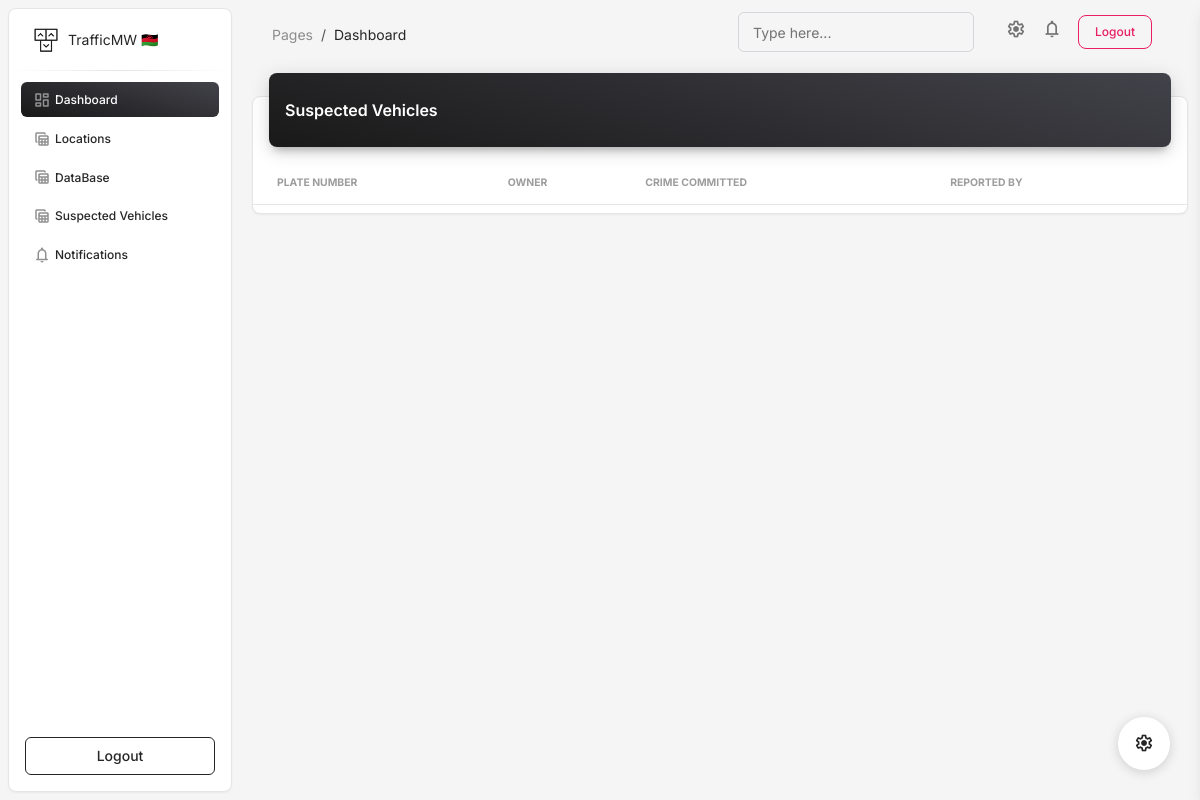
Before: /suspected/ with the older database file.
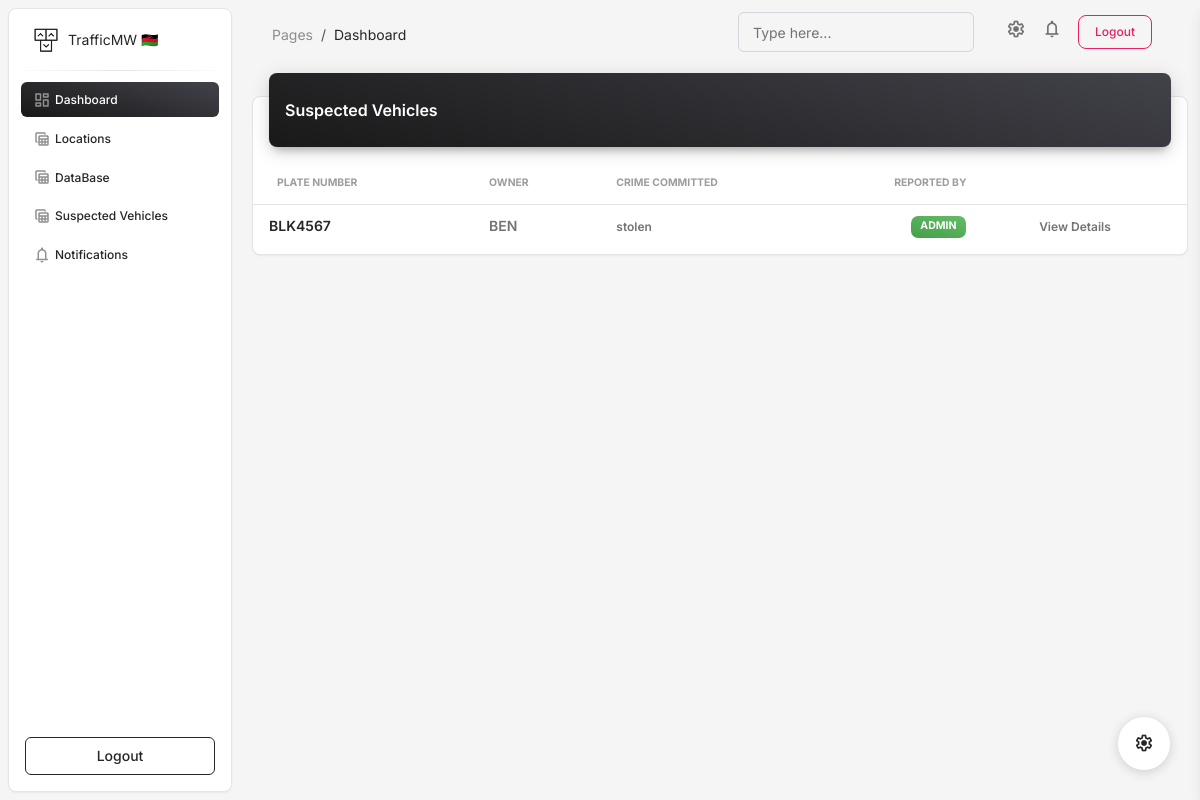
After: the same page with the newer database file.
### core/models.py (models this page shows, shortened)
class SuspectVehicle(models.Model):
    vehicle = models.OneToOneField(Vehicle, on_delete=models.CASCADE, related_name='suspect_details')
    reported_by = models.ForeignKey(User, on_delete=models.SET_NULL, null=True, blank=True, related_name='reported_suspects')
    reason_suspected = models.TextField()  # Detailed reason for suspicion
    crime_committed = models.CharField(max_length=255)  # Short description of the crime
    crime_details = models.TextField(null=True, blank=True)  # Detailed description of the crime
    reported_date = models.DateField(auto_now_add=True)  # When the vehicle was reported
    police_station = models.CharField(max_length=100, null=True, blank=True)  # Station handling the case
    is_active = models.BooleanField(default=True)  # Whether the case is active or resolved

class Vehicle(models.Model):
    plate_number = models.CharField(max_length=20, unique=True)
    owner_name = models.CharField(max_length=100)
    owner_phone = models.CharField(max_length=20)
    owner_address = models.TextField()
    vehicle_type = models.CharField(max_length=50)
    make = models.CharField(max_length=50)
    model = models.CharField(max_length=50)
    year = models.IntegerField()
    color = models.CharField(max_length=30)
    registration_date = models.DateField()
    insurance_expiry = models.DateField()
    last_inspection_date = models.DateField()
    created_at = models.DateTimeField(auto_now_add=True)
    updated_at = models.DateTimeField(auto_now=True)

### core/views.py (the view)
# urls.py: path('suspected/', views.suspected_vehicles, name='suspected_vehicles'),
def suspected_vehicles(request):
    suspected_list = SuspectVehicle.objects.select_related('vehicle').all()
    return render(request, 'suspected_vehicles.html', {'suspected_vehicles': suspected_list})

### core/templates/suspected_vehicles.html (shortened to what this page needs)
{% extends 'base.html' %}
{% load static %}
{% block content %}
<div class="row">
    <div class="col-12">
      <div class="card my-4">
        <div class="card-header p-0 position-relative mt-n4 mx-3 z-index-2">
          <div class="bg-gradient-dark shadow-dark border-radius-lg pt-4 pb-3">
            <h6 class="text-white text-capitalize ps-3">Suspected Vehicles</h6>
          </div>
        </div>
        <div class="card-body px-0 pb-2">
          <div class="table-responsive p-0">
            <table class="table align-items-center mb-0">
              <thead>
                <tr>
                  <th class="text-uppercase text-secondary text-xxs font-weight-bolder opacity-7">Plate Number</th>
                  <th class="text-uppercase text-secondary text-xxs font-weight-bolder opacity-7 ps-2">Owner</th>
                  <th class="text-uppercase text-secondary text-xxs font-weight-bolder opacity-7 ps-2">Crime Committed</th>
                  <th class="text-uppercase text-secondary text-xxs font-weight-bolder text-center opacity-7 ps-2">Reported By</th>
                  <th class="text-secondary opacity-7"></th>
                </tr>
              </thead>
              <tbody>
                {% for suspect in suspected_vehicles %}
                <tr>
                    <td>
                      <div class="d-flex px-2">
                        <div class="my-auto">
                          <h6 class="mb-0 text-sm">{{ suspect.vehicle.plate_number }}</h6>
                        </div>
                      </div>
                    </td>
                    <td>
                      <p class="text-sm font-weight-bold mb-0">{{ suspect.vehicle.owner_name }}</p>
                    </td>
                    <td>
                      <span class="text-xs font-weight-bold">{{ suspect.crime_committed }}</span>
                    </td>
                    <td class="align-middle text-center text-sm">
                        <span class="badge badge-sm bg-gradient-success">{{ suspect.reported_by.username }}</span>
                      </td>
                      <td class="align-middle">
                        <a href="{% url 'vehicle_details' suspect.vehicle.plate_number %}" class="text-secondary font-weight-bold text-xs" data-toggle="tooltip" data-original-title="Edit user">
                          View Details
                        </a>
                    </td>
                </tr>
                {% endfor %}
              </tbody>
            </table>
          </div>
        </div>
      </div>
    </div>
  </div>
      </div>
{% endblock %}

### core/templates/base.html (shortened to what this page needs)
{% load static %}
<!DOCTYPE html>
<html lang="en">
<head>
  <link href="{% static 'assets/css/nucleo-icons.css' %}" rel="stylesheet" />
  <link href="{% static 'assets/css/nucleo-svg.css' %}" rel="stylesheet" />
  <link id="pagestyle" href="{% static 'assets/css/material-dashboard.css' %}" rel="stylesheet" />
</head>
<body class="g-sidenav-show  bg-gray-100">
  <aside class="sidenav navbar navbar-vertical navbar-expand-xs border-radius-lg fixed-start ms-2  bg-white my-2" id="sidenav-main">
    <div class="sidenav-header">
      <a class="navbar-brand px-4 py-3 m-0" href="#" target="_blank">
        <img src="{% static 'assets/img/logo-ct-dark.png' %}" class="navbar-brand-img" width="26" height="26" alt="main_logo">
        <span class="ms-1 text-sm text-dark">TrafficMW 🇲🇼</span>
      </a>
    </div>
    <hr class="horizontal dark mt-0 mb-2">
    <div class="collapse navbar-collapse  w-auto " id="sidenav-collapse-main">
      <ul class="navbar-nav">
        <li class="nav-item">
          <a class="nav-link active bg-gradient-dark text-white" href="{% url 'home' %}">
            <i class="material-symbols-rounded opacity-5">dashboard</i>
            <span class="nav-link-text ms-1">Dashboard</span>
          </a>
        </li>
        <li class="nav-item">
          <a class="nav-link text-dark" href="{% url 'area_list' %}">
            <i class="material-symbols-rounded opacity-5">table_view</i>
            <span class="nav-link-text ms-1">Locations</span>
          </a>
        </li>
        <li class="nav-item">
            <a class="nav-link text-dark" href="{% url 'all_vehicles' %}">
              <i class="material-symbols-rounded opacity-5">table_view</i>
              <span class="nav-link-text ms-1">DataBase</span>
            </a>
          </li>
        <li class="nav-item">
          <a class="nav-link text-dark" href="{% url 'suspected_vehicles' %}">
            <i class="material-symbols-rounded opacity-5">table_view</i>
            <span class="nav-link-text ms-1">Suspected Vehicles</span>
          </a>
        </li>
        <li class="nav-item">
          <a class="nav-link text-dark" href="#">
            <i class="material-symbols-rounded opacity-5">notifications</i>
            <span class="nav-link-text ms-1">Notifications</span>
          </a>
        </li>
      </ul>
    </div>
    <div class="sidenav-footer position-absolute w-100 bottom-0 ">
      <div class="mx-3">
        <a class="btn btn-outline-dark mt-4 w-100" href="#">Logout</a>
      </div>
    </div>
  </aside>
  <main class="main-content position-relative max-height-vh-100 h-100 border-radius-lg ">
    <nav class="navbar navbar-main navbar-expand-lg px-0 mx-3 shadow-none border-radius-xl" id="navbarBlur" data-scroll="true">
      <div class="container-fluid py-1 px-3">
        <nav aria-label="breadcrumb">
          <ol class="breadcrumb bg-transparent mb-0 pb-0 pt-1 px-0 me-sm-6 me-5">
            <li class="breadcrumb-item text-sm"><a class="opacity-5 text-dark" href="javascript:;">Pages</a></li>
            <li class="breadcrumb-item text-sm text-dark active" aria-current="page">Dashboard</li>
          </ol>
        </nav>
        <div class="collapse navbar-collapse mt-sm-0 mt-2 me-md-0 me-sm-4" id="navbar">
          <div class="ms-md-auto pe-md-3 d-flex align-items-center">
            <div class="input-group input-group-outline">
              <label class="form-label">Type here...</label>
              <input type="text" class="form-control">
            </div>
          </div>
          <ul class="navbar-nav d-flex align-items-center  justify-content-end">
            <li class="nav-item px-3 d-flex align-items-center">
              <a href="javascript:;" class="nav-link text-body p-0">
                <i class="material-symbols-rounded fixed-plugin-button-nav">settings</i>
              </a>
            </li>
            <li class="nav-item dropdown pe-3 d-flex align-items-center">
              <a href="javascript:;" class="nav-link text-body p-0" id="dropdownMenuButton" data-bs-toggle="dropdown" aria-expanded="false">
                <i class="material-symbols-rounded">notifications</i>
              </a>
            </li>
            <li class="nav-item d-flex align-items-center">
              <a class="btn btn-outline-primary btn-sm mb-0 me-3" target="_blank" href="#">Logout</a>
            </li>
          </ul>
        </div>
      </div>
    </nav>
    <div class="container-fluid py-2">
        {% block content %}
        {% endblock %}
  </main>
  <div class="fixed-plugin">
    <a class="fixed-plugin-button text-dark position-fixed px-3 py-2">
      <i class="material-symbols-rounded py-2">settings</i>
    </a>
  </div>
</body>
</html>

Changed rows visible on the page:
added SuspectVehicle: vehicle.plate_number "BLK4567", vehicle.owner_name "BEN", crime_committed "stolen", reported_by.username "ADMIN"
